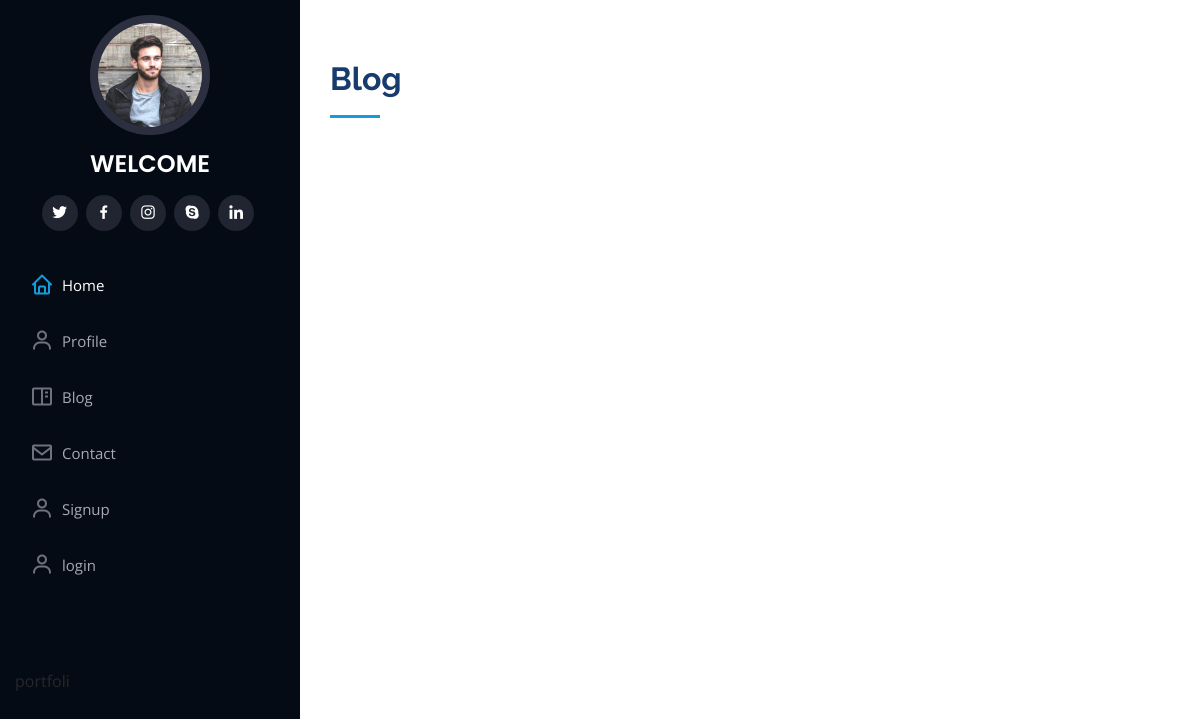
/portfolio/blog, run on an earlier commit of the app's database.
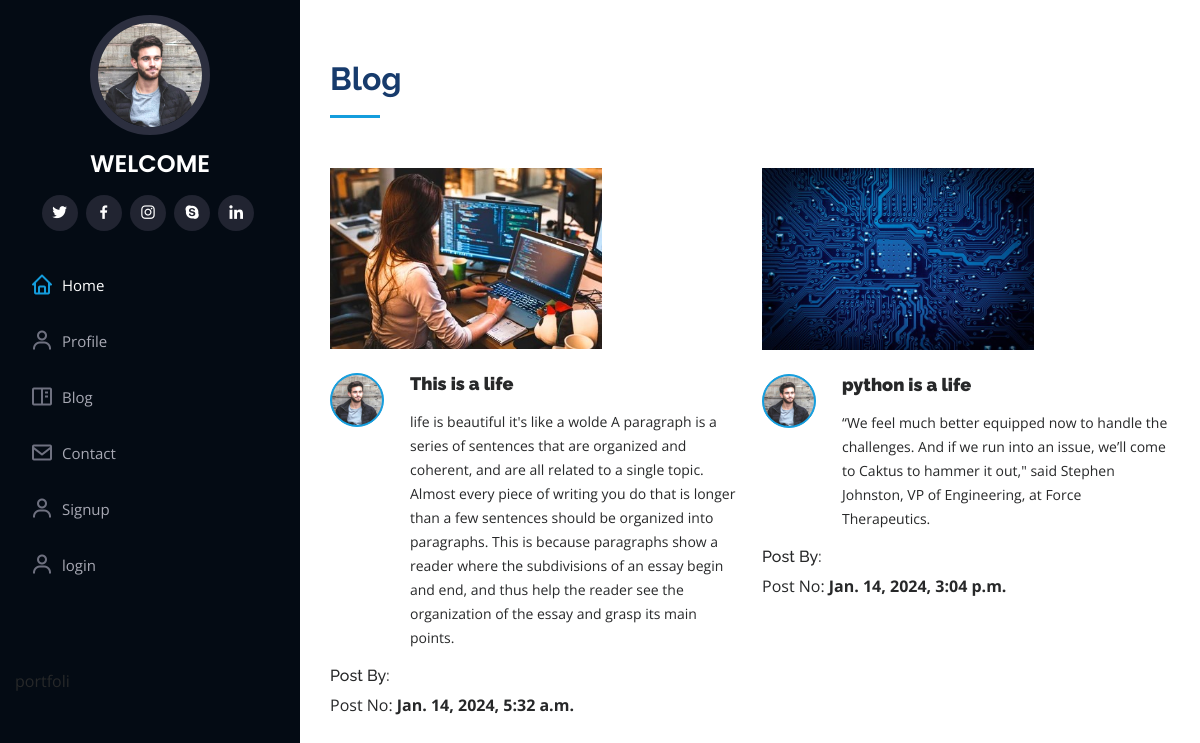
And on a later commit of the database.
### app/models.py (models this page shows, shortened)
class Blog(models.Model):
    title=models.CharField(max_length=80)
    authname=models.CharField(max_length=30)
    bdesc=models.TextField()
    img=models.ImageField(upload_to='photo',blank=True,null=True)
    date=models.DateTimeField(auto_now_add=True,blank=True)

### app/views.py (the view)
# urls.py: path('blog',views.blog,name='blog'),
def blog(request):
    post=Blog.objects.all()
    context={'posts':post}
    return render(request,'blog.html',context)

### templates/blog.html (shortened to what this page needs)
{% extends "base.html" %}
{% load static %}
{% block body %}
    <section id="services" class="services">
      <div class="container">
        <div class="section-title">
          <h2>Blog</h2>
        </div>
        <div class="row">
{% for i in posts%}
          <div class="col-lg-6 col-md-6 icon-box"  data-aos="fade-up">
            <div class="col-lg-8" data-aos="fade-right">
             <img src="{{i.img.url}}" class="img-fluid" alt="no-image">
            </div>
<br>
<div class="icon">
<img src="{% static 'assets/img/profile-img.jpg' %}" alt="" class="img-fluid rounded-circle" style="height:50px ;">
            </div>
            <h4 class="title"><b>{{i.title}}</b></h4>
            <p class="description">{{i.bdesc}}</p>
            <h6>Post By:<b> {{uasr.username}}</b></h6>
            <p>Post No: <b>{{i.date}}</b></p>
          </div>
      {% endfor %}
    </div>
    </section>
  {% endblock body %}

### templates/base.html (shortened to what this page needs)
<!DOCTYPE html>
{% load static %}
<html lang="en">
<head>
  <link href="{% static 'assets/vendor/aos/aos.css' %}" rel="stylesheet">
  <link href="{% static 'assets/vendor/bootstrap/css/bootstrap.min.css' %}" rel="stylesheet">
  <link href="{% static 'assets/vendor/bootstrap-icons/bootstrap-icons.css' %}" rel="stylesheet">
  <link href="{% static 'assets/vendor/boxicons/css/boxicons.min.css' %}" rel="stylesheet">
  <link href="{% static 'assets/vendor/glightbox/css/glightbox.min.css' %}" rel="stylesheet">
  <link href="{% static 'assets/vendor/swiper/swiper-bundle.min.css' %}" rel="stylesheet">
  <link href="{% static 'assets/css/style.css' %}" rel="stylesheet">
</head>
<body>
  <header id="header">
    <div class="d-flex flex-column">
      <div class="profile">
        <img src="{% static 'assets/img/profile-img.jpg' %}" alt="" class="img-fluid rounded-circle">
        <h1 class="text-light"><a href="index.html">WELCOME <br> {{user.username|upper}}</a></h1>
        <div class="social-links mt-3 text-center">
          <a href="#" class="twitter"><i class="bx bxl-twitter"></i></a>
          <a href="#" class="facebook"><i class="bx bxl-facebook"></i></a>
          <a href="#" class="instagram"><i class="bx bxl-instagram"></i></a>
          <a href="#" class="google-plus"><i class="bx bxl-skype"></i></a>
          <a href="#" class="linkedin"><i class="bx bxl-linkedin"></i></a>
        </div>
      </div>
      <nav id="navbar" class="nav-menu navbar">
        <ul>
          <li><a href="/" class="nav-link scrollto active"><i class="bx bx-home"></i> <span>Home</span></a></li>
          <li><a href="/profil/profi" class="nav-link scrollto"><i class="bx bx-user"></i> <span>Profile</span></a></li>
          <li><a href="/blog" class="nav-link scrollto"><i class="bx bx-book-content"></i> <span>Blog</span></a></li>
          <li><a href="/contact" class="nav-link scrollto"><i class="bx bx-envelope"></i> <span>Contact</span></a></li>
          {% if not request.user.is_authenticated %}
          <li><a href="/authapp/signup" class="nav-link scrollto"><i class="bx bx-user"></i> <span>Signup</span></a></li>
          <li><a href="/authapp/login" class="nav-link scrollto"><i class="bx bx-user"></i> <span>login</span></a></li>
{% else %}
          <li><a href="/authapp/logout" class="nav-link scrollto"><i class="bx bx-user"></i> <span>loguot</span></a></li>
          {% endif%}
          <br><br><br>
          <p>portfoli</p>
        </ul>
      </nav>
    </div>
  </header>
  <main id="main">
{% block body %}
  {% endblock body %}
  </main>
</body>
</html>

### static/assets/css/style.css (style rules this page uses)
body { font-family: "Open Sans", sans-serif; color: #272829; }
a { color: #149ddd; text-decoration: none; }
h1, h2, h3, h4, h5, h6 { font-family: "Raleway", sans-serif; }
#header { position: fixed; top: 0; left: 0; bottom: 0; width: 300px; transition: all ease-in-out 0.5s; z-index: 9997; transition: all 0.5s; padding: 0 15px; background: #040b14; overflow-y: auto; }
#header .profile img { margin: 15px auto; display: block; width: 120px; border: 8px solid #2c2f3f; }
#header .profile h1 { font-size: 24px; margin: 0; padding: 0; font-weight: 600; -moz-text-align-last: center; text-align-last: center; font-family: "Poppins", sans-serif; }
#header .profile h1 a, #header .profile h1 a:hover { color: #fff; text-decoration: none; }
#header .profile .social-links a { font-size: 18px; display: inline-block; background: #212431; color: #fff; line-height: 1; padding: 8px 0; margin-right: 4px; border-radius: 50%; text-align: center; width: 36px; height: 36px; transition: 0.3s; }
#main { margin-left: 300px; }
.container, .container-fluid { padding-left: 30px; padding-right: 30px; }
.nav-menu { padding: 30px 0 0 0; }
.nav-menu * { margin: 0; padding: 0; list-style: none; }
.nav-menu>ul>li { position: relative; white-space: nowrap; }
.nav-menu a, .nav-menu a:focus { display: flex; align-items: center; color: #a8a9b4; padding: 12px 15px; margin-bottom: 8px; transition: 0.3s; font-size: 15px; }
.nav-menu a i, .nav-menu a:focus i { font-size: 24px; padding-right: 8px; color: #6f7180; }
.nav-menu a:hover, .nav-menu .active, .nav-menu .active:focus, .nav-menu li:hover>a { text-decoration: none; color: #fff; }
.nav-menu a:hover i, .nav-menu .active i, .nav-menu .active:focus i, .nav-menu li:hover>a i { color: #149ddd; }
section { padding: 60px 0; overflow: hidden; }
.section-title { padding-bottom: 30px; }
.section-title h2 { font-size: 32px; font-weight: bold; margin-bottom: 20px; padding-bottom: 20px; position: relative; color: #173b6c; }
.section-title h2::after { content: ""; position: absolute; display: block; width: 50px; height: 3px; background: #149ddd; bottom: 0; left: 0; }
.services .icon-box { margin-bottom: 20px; }
.services .icon { float: left; display: flex; align-items: center; justify-content: center; width: 54px; height: 54px; background: #149ddd; border-radius: 50%; transition: 0.5s; border: 1px solid #149ddd; }
.services .title { margin-left: 80px; font-weight: 700; margin-bottom: 15px; font-size: 18px; }
.services .description { margin-left: 80px; line-height: 24px; font-size: 14px; }

What changed in the data, as far as the page shows it:
added Blog: img (picture), title "This is a life", bdesc "life is beautiful it's like a wolde A paragraph is a series of sentences that are organized and coherent, and are all related to a single topic. Almost every piece of writing you do that is longer than a few sentences should be organized into paragraphs. This is because paragraphs show a reader where the subdivisions of an essay begin and end, and thus help the reader see the organization of the essay and grasp its main points.", date "Jan. 14, 2024, 5:32 a.m."
added Blog: img (picture), title "python is a life", bdesc "“We feel much better equipped now to handle the challenges. And if we run into an issue, we’ll come to Caktus to hammer it out,\" said Stephen Johnston, VP of Engineering, at Force Therapeutics.", date "Jan. 14, 2024, 3:04 p.m."
